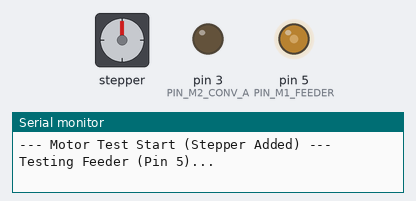
This sketch was run on a simulated Arduino Uno, built with avr-gcc and run on an emulated ATmega328P. Shown: stepper motor, output pins drawn as LEDs (lit = HIGH), the last lines printed to the serial monitor. Stepper angles assume 2048 steps per turn.

Above: at 0.05 s.
At 1.55 s:
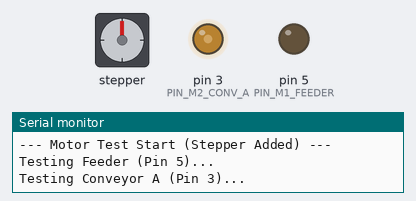
At 3.0 s:
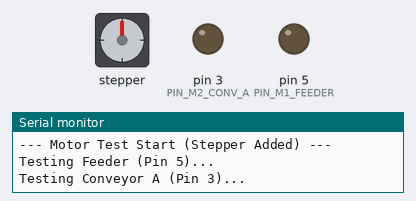
At 3.65 s:
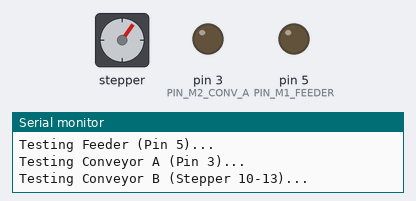
At 4.3 s:
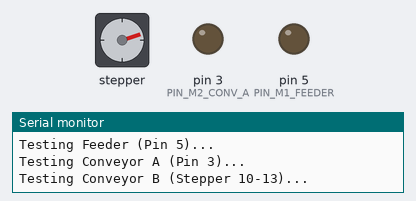
At 6.0 s:
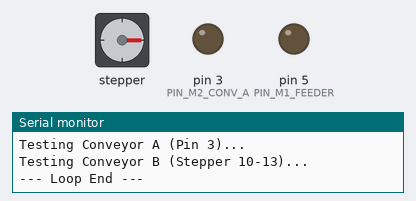
Timing chart, 0 to 7.8 s (numbered marks = the images above):
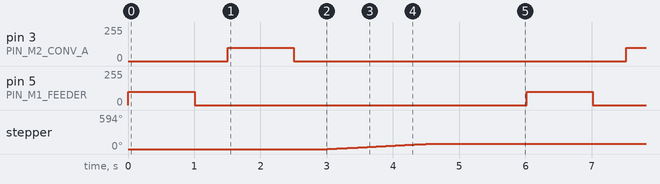

The sketch:

test_motors.ino
```cpp
/**
 * モーター動作確認用テストプログラム (Stepper対応版)
 *
 * M1: フィーダー (Pin 5) - DC
 * M2: コンベアA (Pin 3) - DC
 * M3: コンベアB (Pin 10,11,12,13) - Stepper (仮定)
 */

#include <Stepper.h>

// ピン定義
const int PIN_M1_FEEDER = 5;
const int PIN_M2_CONV_A = 3;

// ステッピングモーター設定
const int STEPS_PER_REV = 2048; // 一般的な28BYJ-48の場合
// ピン順序は 10, 12, 11, 13 (IN1, IN3, IN2, IN4) が一般的ですが、
// 動かない場合は 10, 11, 12, 13 を試してください。
Stepper myStepper(STEPS_PER_REV, 10, 12, 11, 13);

const int TEST_SPEED_DC = 100;

void setup() {
  Serial.begin(9600);
  pinMode(PIN_M1_FEEDER, OUTPUT);
  pinMode(PIN_M2_CONV_A, OUTPUT);

  myStepper.setSpeed(10); // 10 RPM

  Serial.println("--- Motor Test Start (Stepper Added) ---");
}

void loop() {
  // 1. フィーダー
  Serial.println("Testing Feeder (Pin 5)...");
  analogWrite(PIN_M1_FEEDER, TEST_SPEED_DC);
  delay(1000);
  analogWrite(PIN_M1_FEEDER, 0);
  delay(500);

  // 2. コンベアA
  Serial.println("Testing Conveyor A (Pin 3)...");
  analogWrite(PIN_M2_CONV_A, TEST_SPEED_DC);
  delay(1000);
  analogWrite(PIN_M2_CONV_A, 0);
  delay(500);

  // 3. コンベアB (Stepper)
  Serial.println("Testing Conveyor B (Stepper 10-13)...");
  // 1回転分回す (ブロックします)
  myStepper.step(STEPS_PER_REV / 4); // 1/4回転
  delay(500);

  Serial.println("--- Loop End ---");
  delay(1000);
}
```

Measured:
- by itself, pin 3 (PIN_M2_CONV_A), pin 5 (PIN_M1_FEEDER): alternates 100/255 for 1.0 s and 0/255 for 5.0 s
- by itself, stepper: turns 90° clockwise in 1.5 s, repeating every 6.0 s
